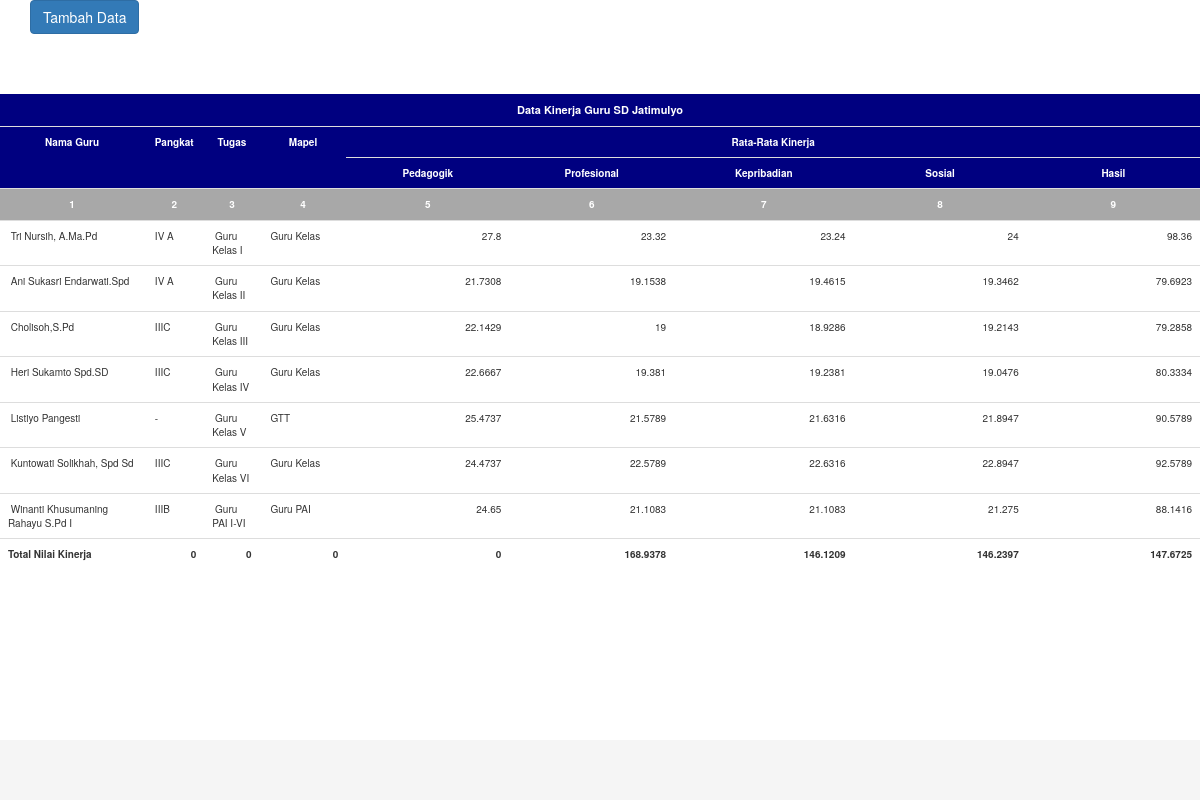
The page /Data.php on the database its author committed.
### tables this page shows
CREATE TABLE `data` (
  `ID` int(11) NOT NULL,
  `Nama` varchar(100) NOT NULL,
  `Pangkat` varchar(11) NOT NULL,
  `Tugas` varchar(25) NOT NULL,
  `Mapel` varchar(50) NOT NULL,
  `v1` float NOT NULL,
  `v2` float NOT NULL,
  `v3` float NOT NULL,
  `v4` float NOT NULL
);

### Data.php (the view, shortened to what this page needs)
<?php
include("connect.php");
$Nama = $_POST['Nama'];
$Pangkat = $_POST['Pangkat'];
$Tugas = $_POST['Tugas'];
$Mapel = $_POST['Mapel'];
$v1 = $_POST['v1'];
$v2 = $_POST['v2'];
$v3 = $_POST['v3'];
$v4 = $_POST['v4'];
$sql = "SELECT * FROM data";
$result = $conn->query($sql);
?>
<!DOCTYPE html>
<html lang="en">
	<head>
		<link href="bootstrap/css/bootstrap.min.css" rel="stylesheet">
	</head>
	<body>
	<div class="container">
			<div class="row" >
				<div class="col-md-12" style="margin-bottom:10px;"><button type="button" class="btn btn-primary" data-toggle="collapse" data-target="#fr-entry">Tambah Data</button></div>
					</div>
				</div>
			<div class="row">
				<div class="col-md-12">
					<table style="margin-left: auto; margin-right: auto;" class="table table-hover">
						<thead>
							<tr style="height: 25px; background-color: #000080; font-size: 11px;" bgcolor="#000099">
								<td style="height: 25px; text-align: center;" colspan="15"><strong><span style="color: #ffffff;">Data Kinerja Guru SD Jatimulyo</span></strong></td>
							</tr>
							<tr style="height: 25px; background-color: #000080;">
								<td style="width: 200px;" rowspan="2">
									<p style="text-align: center;"><strong><span style="color: #ffffff;">Nama Guru</span></strong></p>
								</td>
								<td style="width: 65px;" rowspan="2">
									<p style="text-align: center;"><strong><span style="color: #ffffff;">Pangkat</span></strong></p>
								</td>
								<td style="width: 65px;" rowspan="2">
									<p style="text-align: center;"><strong><span style="color: #ffffff;">Tugas</span></strong></p>
								</td>
								<td style="width: 125px;" rowspan="2">
									<p style="text-align: center;"><strong><span style="color: #ffffff;">Mapel</span></strong></p>
								</td>
								<td style="text-align: center;" colspan="9"><strong><span style="color: #ffffff;">Rata-Rata Kinerja</span></strong></td>
							</tr>
							<tr style="height: 25px; background-color: #000080;">
								<td style="width: 250px; text-align: center;"><strong><span style="color: #ffffff;">Pedagogik</span></strong></td>
								<td style="width: 250px; text-align: center;"><strong><span style="color: #ffffff;">Profesional</span></strong></td>
								<td style="width: 275px; text-align: center;"><strong><span style="color: #ffffff;">Kepribadian</span></strong></td>
								<td style="width: 275px; text-align: center;"><strong><span style="color: #ffffff;">Sosial</span></strong></td>
								<td style="width: 275px; text-align: center;"><strong><span style="color: #ffffff;">Hasil</span></strong></td>
							</tr>
							<tr style="height: 15px; background-color: #a8a8a8;">
								<td style="text-align: center;"><strong><span style="color: #ffffff;">1</span></strong></td>
								<td style="text-align: center;"><strong><span style="color: #ffffff;">2</span></strong></td>
								<td style="text-align: center;"><strong><span style="color: #ffffff;">3</span></strong></td>
								<td style="text-align: center;"><strong><span style="color: #ffffff;">4</span></strong></td>
								<td style="text-align: center;"><strong><span style="color: #ffffff;">5</span></strong></td>
								<td style="text-align: center;"><strong><span style="color: #ffffff;">6</span></strong></td>
								<td style="text-align: center;"><strong><span style="color: #ffffff;">7</span></strong></td>
								<td style="text-align: center;"><strong><span style="color: #ffffff;">8</span></strong></td>
								<td style="text-align: center;"><strong><span style="color: #ffffff;">9</span></strong></td>
							</tr>
						</thead>
						<tbody>
							<tr style="height: 15px;">
<?php
if ($result->num_rows > 0) {
    while($row = $result->fetch_assoc()) {
	$Nama += $row['Nama'];
	$Pangkat += $row['Pangkat'];
	$Tugas += $row['Tugas'];
	$Mapel += $row['Mapel'];
	$v1 += $row['v1'];
	$v2 += $row['v2'];
	$v3 += $row['v3'];
	$v4 += $row['v4'];
?>
								<td style="text-align: left;">
								&nbsp;<?php echo $row['Nama'];?>
								</td>
								<td style="text-align: left;">
								&nbsp;<?php echo $row['Pangkat'];?>
								</td>
								<td style="text-align: left;">
								&nbsp;<?php echo $row['Tugas'];?>
								</td>
								<td style="text-align: left;">
								&nbsp;<?php echo $row['Mapel'];?>
								</td>
								<td style="text-align: right;">&nbsp;<?php echo $row['v1'];?></td>
								<td style="text-align: right;">&nbsp;<?php echo $row['v2'];?></td>
								<td style="text-align: right;">&nbsp;<?php echo $row['v3'];?></td>
								<td style="text-align: right;">&nbsp;<?php echo $row['v4'];?></td>
								<td style="text-align: right;">&nbsp;<?php echo $row['v1']+$row['v2']+$row['v3']+$row['v4'];?></td>
							</tr>
<?php
    }
} else {
?>
							<tr style="height: 25px;">
								<td style="height: 25px; text-align: center;" colspan="15"><strong><span>Data Tidak Ditemukan ...</span></strong></td>
							</tr>
<?php
}
?>
						</tbody>
						<tfoot>
							<tr style="height: 25px;">
								<td style="text-align: left;"><strong>Total Nilai Kinerja</strong></td>
								<td style="text-align: right;"><strong>&nbsp;<?php echo $Nama;?></strong></td>
								<td style="text-align: right;"><strong>&nbsp;<?php echo $Pangkat ;?></strong></td>
								<td style="text-align: right;"><strong>&nbsp;<?php echo $Tugas;?></strong></td>
								<td style="text-align: right;"><strong>&nbsp;<?php echo $Mapel;?></strong></td>
								<td style="text-align: right;"><strong>&nbsp;<?php echo $v1;?></strong></td>
								<td style="text-align: right;"><strong>&nbsp;<?php echo $v2;?></strong></td>
								<td style="text-align: right;"><strong>&nbsp;<?php echo $v3;?></strong></td>
								<td style="text-align: right;"><strong>&nbsp;<?php echo $v4;?></strong></td>
							</tr>
						</tfoot>
					</table>
				</div>
			</div>
		<footer class="footer">
		</footer>
	</body>
</html>

### Data.php (style rules this page uses)
table { font-size: 10px; }
.container { font-size: 12px; margin-bottom: 50px; }
.footer { background-color: #f5f5f5; bottom: 0; height: 60px; position: fixed; width: 100%; }
table tr td { position: relative; }

### rows shown on the page
data: Nama "Tri Nursih, A.Ma.Pd", Pangkat "IV A", Tugas "Guru Kelas I", Mapel "Guru Kelas", v1 "27.8", v2 "23.32", v3 "23.24", v4 "24", $row['v1']+$row['v2']+$row['v3']+$row['v4'] "98.36"
data: Nama "Ani Sukasri Endarwati.Spd", Pangkat "IV A", Tugas "Guru Kelas II", Mapel "Guru Kelas", v1 "21.7308", v2 "19.1538", v3 "19.4615", v4 "19.3462", $row['v1']+$row['v2']+$row['v3']+$row['v4'] "79.6923"
data: Nama "Cholisoh,S.Pd", Pangkat "IIIC", Tugas "Guru Kelas III", Mapel "Guru Kelas", v1 "22.1429", v2 "19", v3 "18.9286", v4 "19.2143", $row['v1']+$row['v2']+$row['v3']+$row['v4'] "79.2858"
data: Nama "Heri Sukamto Spd.SD", Pangkat "IIIC", Tugas "Guru Kelas IV", Mapel "Guru Kelas", v1 "22.6667", v2 "19.381", v3 "19.2381", v4 "19.0476", $row['v1']+$row['v2']+$row['v3']+$row['v4'] "80.3334"
data: Nama "Listiyo Pangesti", Pangkat "-", Tugas "Guru Kelas V", Mapel "GTT", v1 "25.4737", v2 "21.5789", v3 "21.6316", v4 "21.8947", $row['v1']+$row['v2']+$row['v3']+$row['v4'] "90.5789"
data: Nama "Kuntowati Solikhah, Spd Sd", Pangkat "IIIC", Tugas "Guru Kelas VI", Mapel "Guru Kelas", v1 "24.4737", v2 "22.5789", v3 "22.6316", v4 "22.8947", $row['v1']+$row['v2']+$row['v3']+$row['v4'] "92.5789"
data: Nama "Winanti Khusumaning Rahayu S.Pd I", Pangkat "IIIB", Tugas "Guru PAI I-VI", Mapel "Guru PAI", v1 "24.65", v2 "21.1083", v3 "21.1083", v4 "21.275", $row['v1']+$row['v2']+$row['v3']+$row['v4'] "88.1416"

### other values the page prints
$Nama "0"
$Pangkat "0"
$Tugas "0"
$Mapel "0"
$v1 "168.9378"
$v2 "146.1209"
$v3 "146.2397"
$v4 "147.6725"
